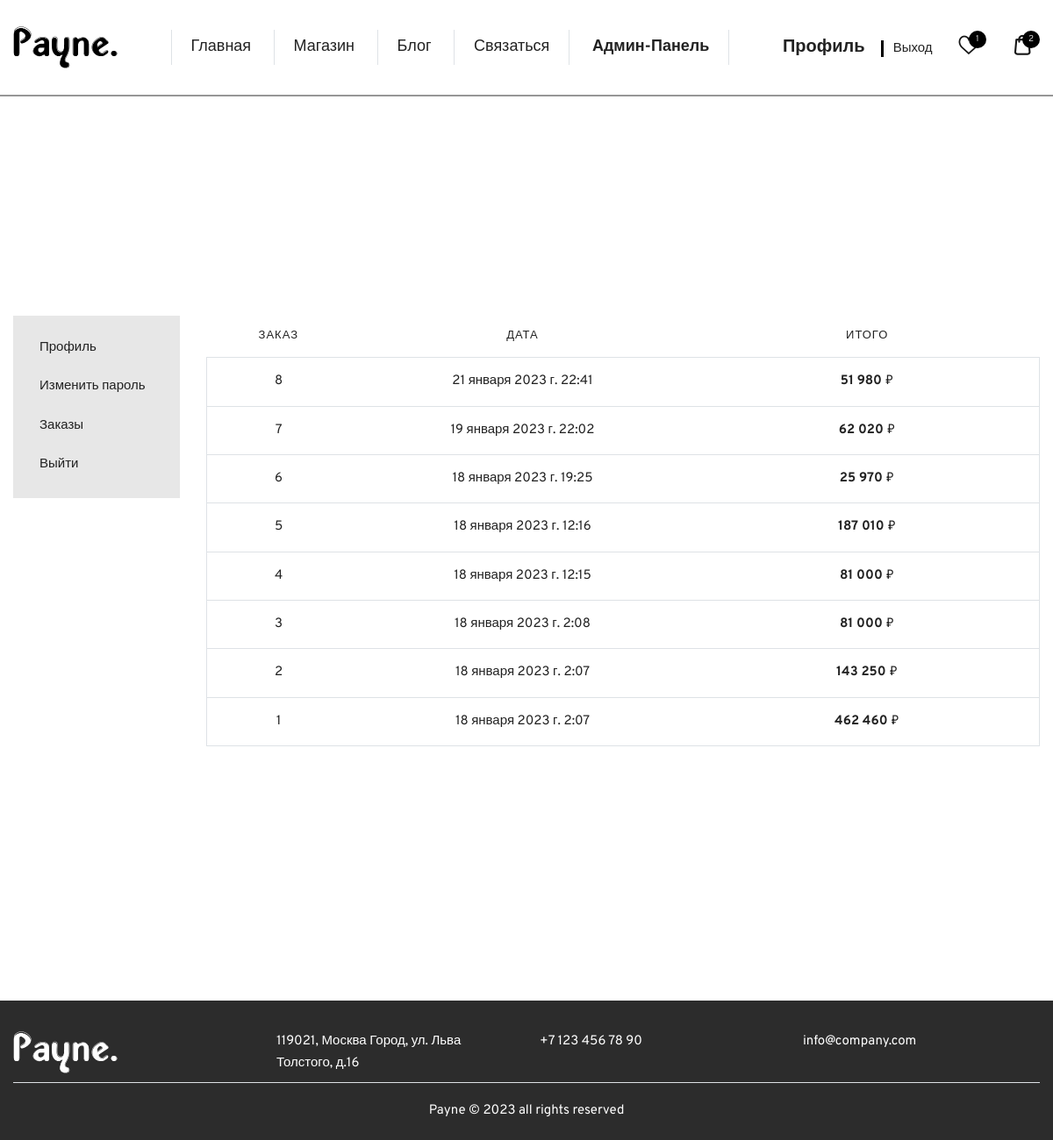
The page /users/orders/ (signed in) on the database its author committed.
### apps/cart/models.py (models this page shows, shortened)
class Order(models.Model):
    user = models.ForeignKey(CustomUser, on_delete=models.CASCADE, verbose_name=_('пользователь'))
    first_name = models.CharField(_('имя'), max_length=64)
    last_name = models.CharField(_('фамилия'), max_length=64)
    city = models.CharField(_('город'), max_length=64)
    street = models.CharField(_('улица'), max_length=64)
    house = models.CharField(_('дом'), max_length=32)
    building = models.CharField(_('корпус'), max_length=32)
    apartment = models.CharField(_('квартира'), max_length=32)
    phone = models.CharField(_('телефон'), max_length=32)
    email = models.CharField(_('почта'), max_length=64)
    description = models.TextField(_('описание'), max_length=2048, blank=True)
    created = models.DateTimeField(_('создано'), auto_now_add=True)
    updated = models.DateTimeField(_('обновлено'), auto_now=True)
    promo_code = models.CharField(_('использованный промокод'), max_length=64, blank=True, null=True)
    real_price = models.IntegerField(_('итог без скидки'))
    total_price = models.IntegerField(_('итог'))
    discount = models.PositiveSmallIntegerField(_('скидка (%)'), blank=True, null=True)
    class Meta:
        ordering = ('-created',)
        verbose_name = _('заказ')
        verbose_name_plural = _('заказы')

### apps/users/views.py (the view)
# urls.py: path('orders/', ProfileOrdersView.as_view(), name='orders'),
class ProfileOrdersView(TitleMixin, LoginRequiredMixin, TemplateView):
    template_name = 'users/orders.html'
    title = 'Заказы'
    login_url = reverse_lazy('login')
    def get_context_data(self, *args, **kwargs):
        context = super().get_context_data(*args, **kwargs)
        context['user_orders'] = Order.objects.filter(user=self.request.user)
        return context

### apps/index/context_processors.py (called while the page is built)
def get_user_cart(request):
    user_cart = None
    if request.user.is_authenticated:
        user_cart = CartItem.objects.filter(user=request.user)
    return {'user_cart': user_cart}

def get_user_wishlist(request):
    wishlist = None
    if request.user.is_authenticated:
        wishlist = WishlistItem.objects.filter(user=request.user)
    return {'wishlist': wishlist}

### mixins/views.py (called while the page is built)
    def get_context_data(self, *args, **kwargs):
        context = super().get_context_data(*args, **kwargs)
        context['title'] = self.title
        return context

### templates/users/orders.html
{% extends 'users/base_profile.html' %}
{% load humanize %}
{% block profile %}
	<div class="tab-pane fade show active" id="orders">
		<div class="table-content table-responsive">
			<table class="table text-center">
				<thead>
				<tr>
					<th>Заказ</th>
					<th>Дата</th>
					<th>Итого</th>
				</tr>
				</thead>
				<tbody>
				{% for order in user_orders %}
					<tr class="border">
						<td>{{ order.id }}</td>
						<td class="wide-column">{{ order.created }}</td>
						<td class="wide-column"><strong>{{ order.total_price|intcomma }}</strong> ₽</td>
					</tr>
				{% endfor %}
				</tbody>
			</table>
		</div>
	</div>
{% endblock %}

### rows shown on the page
Order: id "8", created "21 января 2023 г. 22:41", total_price "51 980"
Order: id "7", created "19 января 2023 г. 22:02", total_price "62 020"
Order: id "6", created "18 января 2023 г. 19:25", total_price "25 970"
Order: id "5", created "18 января 2023 г. 12:16", total_price "187 010"
Order: id "4", created "18 января 2023 г. 12:15", total_price "81 000"
Order: id "3", created "18 января 2023 г. 2:08", total_price "81 000"
Order: id "2", created "18 января 2023 г. 2:07", total_price "143 250"
Order: id "1", created "18 января 2023 г. 2:07", total_price "462 460"

### other values the page prints
{{ wishlist|length }} "1"
{{ user_cart|length }} "2"
